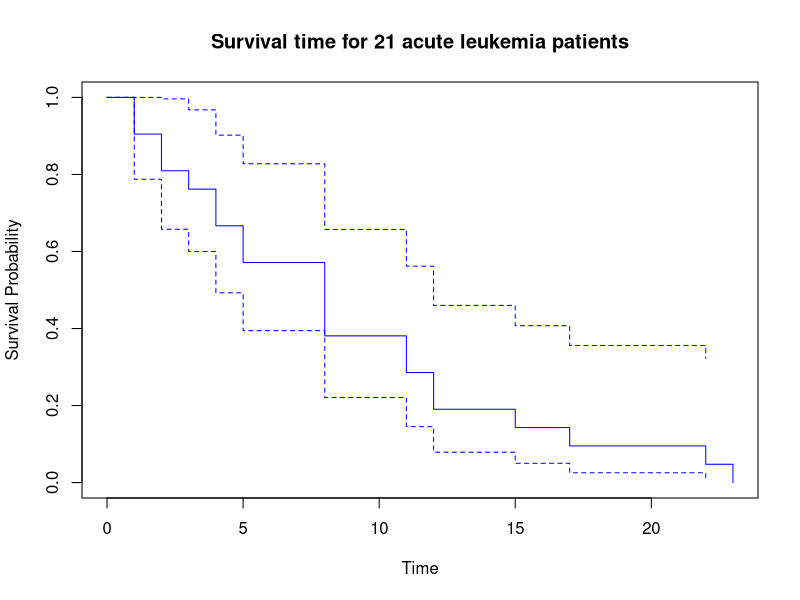

Generate this figure with R:
library(survival)

survival_times <- c(1, 22, 3, 12, 8, 17, 2, 11, 8, 12, 2, 5, 4, 15, 8, 23, 5, 11, 4, 1, 8)

event_status <- rep(1, length(survival_times))

surv_obj <- Surv(time = survival_times, event = event_status)

km_fit <- survfit(surv_obj ~ 1)

# summary(km_fit)

jpeg(file = "survival.jpeg")
plot(km_fit, xlab = "Time", ylab = "Survival Probability", main = "Survival time for 21 acute leukemia patients", col = "blue")
dev.off()
